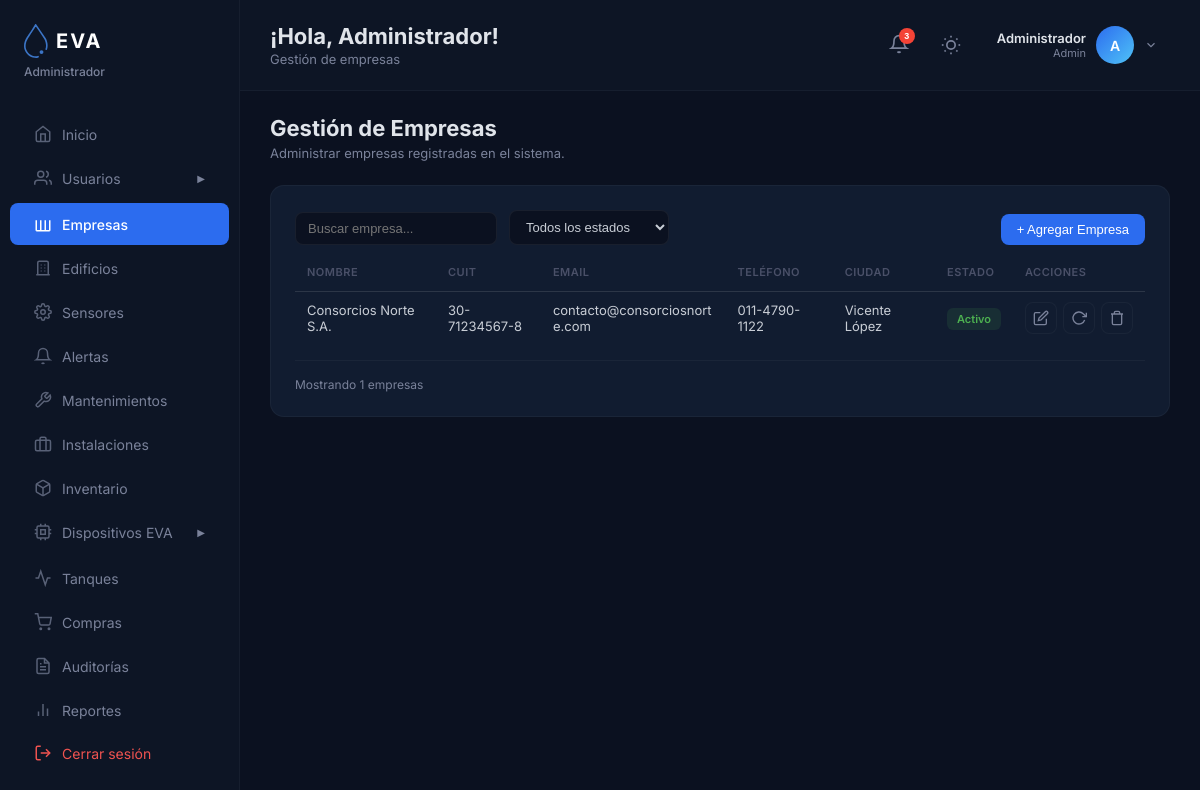
Page /admin/empresas.php (signed in) on the committed database.
### tables this page shows
CREATE TABLE `empresas` (
  `id_empresa` int(11) NOT NULL,
  `nombre` varchar(150) NOT NULL,
  `cuit` varchar(20) DEFAULT NULL,
  `telefono` varchar(30) DEFAULT NULL,
  `email` varchar(150) DEFAULT NULL,
  `direccion` varchar(255) DEFAULT NULL,
  `ciudad` varchar(100) DEFAULT NULL,
  `provincia` varchar(100) DEFAULT NULL,
  `pais` varchar(100) DEFAULT NULL,
  `fecha_alta` datetime DEFAULT current_timestamp(),
  `activo` tinyint(1) DEFAULT 1
);

### admin/empresas.php (the view, shortened to what this page needs)
<?php
require_once(__DIR__ . '/../config/db.php');
$resEmpresas = $conn->query("SELECT * FROM empresas ORDER BY fecha_alta DESC");
$listaEmpresas = [];
if($resEmpresas){ while($e = $resEmpresas->fetch_assoc()) $listaEmpresas[] = $e; }
function empresaBadge($activo){
 return $activo ? '<span class="badge activo">Activo</span>' : '<span class="badge inactivo">Inactivo</span>';
}
?>
<!DOCTYPE html>
<html lang="es">
<head>
<link rel="stylesheet" href="css/admin.css">
</head>
<body>
<?php include __DIR__ . '/includes/sidebar.php'; ?>
<div class="main">
 <?php include __DIR__ . '/includes/header.php'; ?>
 <div class="content">
  <div class="page-header">
   <h2 class="page-title">Gestión de Empresas</h2>
   <p class="page-desc">Administrar empresas registradas en el sistema.</p>
  </div>
  <div class="card">
   <div class="card-header">
    <div class="filters-row">
     <div class="filter-group">
      <input type="text" class="filter-input" id="empresaSearch" placeholder="Buscar empresa...">
     </div>
     <div class="filter-group">
      <select class="filter-input" id="filterEstado">
       <option value="">Todos los estados</option>
      </select>
     </div>
     <div class="filter-group filter-group-btn">
      <button class="btn btn-primary" onclick="abrirModalEmpresa()">+ Agregar Empresa</button>
     </div>
    </div>
   </div>
   <div class="table-responsive">
    <table class="table" id="tablaEmpresas">
     <thead>
      <tr>
       <th>Nombre</th>
       <th>CUIT</th>
       <th>Email</th>
       <th>Teléfono</th>
       <th>Ciudad</th>
       <th>Estado</th>
       <th>Acciones</th>
      </tr>
     </thead>
     <tbody>
      <?php if(count($listaEmpresas) > 0): ?>
       <?php foreach($listaEmpresas as $e): ?>
        <tr data-estado="<?php echo $e['activo']; ?>"
            data-nombre="<?php echo htmlspecialchars(strtolower($e['nombre'])); ?>"
            data-cuit="<?php echo htmlspecialchars(strtolower($e['cuit'])); ?>">
         <td><?php echo htmlspecialchars($e['nombre']); ?></td>
         <td><?php echo htmlspecialchars($e['cuit'] ?: '-'); ?></td>
         <td><?php echo htmlspecialchars($e['email'] ?: '-'); ?></td>
         <td><?php echo htmlspecialchars($e['telefono'] ?: '-'); ?></td>
         <td><?php echo htmlspecialchars($e['ciudad'] ?: '-'); ?></td>
         <td><?php echo empresaBadge($e['activo']); ?></td>
         <td class="actions-cell">
          <button class="btn-icon" title="Editar" onclick="editarEmpresa(<?php echo $e['id_empresa']; ?>)"><svg viewBox="0 0 24 24" fill="none" stroke="currentColor" stroke-width="2" width="16" height="16"><path d="M11 4H4a2 2 0 00-2 2v14a2 2 0 002 2h14a2 2 0 002-2v-7"/><path d="M18.5 2.5a2.121 2.121 0 013 3L12 15l-4 1 1-4 9.5-9.5z"/></svg></button>
          <?php if($e['activo']): ?>
           <button class="btn-icon" title="Desactivar" onclick="toggleEstado(<?php echo $e['id_empresa']; ?>,1)"><svg viewBox="0 0 24 24" fill="none" stroke="currentColor" stroke-width="2" width="16" height="16"><polyline points="23 4 23 10 17 10"/><path d="M20.49 15a9 9 0 11-2.12-9.36L23 10"/></svg></button>
          <?php endif; ?>
          <button class="btn-icon btn-icon-danger" title="Eliminar" onclick="eliminarEmpresa(<?php echo $e['id_empresa']; ?>)"><svg viewBox="0 0 24 24" fill="none" stroke="currentColor" stroke-width="2" width="16" height="16"><polyline points="3 6 5 6 21 6"/><path d="M19 6v14a2 2 0 01-2 2H7a2 2 0 01-2-2V6m3 0V4a2 2 0 012-2h4a2 2 0 012 2v2"/></svg></button>
         </td>
        </tr>
       <?php endforeach; ?>
      <?php else: ?>
       <tr><td colspan="7" style="text-align:center;color:var(--tx4);padding:40px">No hay empresas registradas</td></tr>
      <?php endif; ?>
     </tbody>
    </table>
   </div>
   <div class="table-footer">
    <div class="table-info">Mostrando <span id="empresaCount"><?php echo count($listaEmpresas); ?></span> empresas</div>
   </div>
  </div>
 </div>
</div>
</body>
</html>

### admin/css/admin.css (style rules this page uses)
:root { --bg:#0b1120; --bg2:#111c30; --bg3:#0d1525; --bg4:#1a2540; --tx:#c8cdd5; --tx2:#e0e4ea; --tx3:#fff; --tx4:#7a829a; --tx5:#4a5068; --bd:rgba(255,255,255,0.04); --bd2:rgba(255,255,255,0.06); --bd3:rgba(255,255,255,0.08); --ac:#2c6cef; --ac2:#4fc3f7; --ac3:#42a5f5; --gn:#4caf50; --gn2:#66bb6a; --or:#ff9800; --rd:#f44336; --rd2:#ef5350; --hvr:rgba(255,255,255,0.04); --sbt:rgba(255,255,255,0.03); --inp:rgba(255,255,255,0.06); --alt:rgba(255,255,255,0.02); --alb:rgba(255,255,255,0.05); }
* { margin:0;padding:0;box-sizing:border-box }
body { font-family:'Inter',sans-serif;background:var(--bg);color:var(--tx);display:flex;min-height:100vh;overflow-x:hidden;transition:background .3s,color .3s;width:100% }
.main { flex:1;margin-left:240px;display:flex;flex-direction:column;min-width:0;width:calc(100% - 240px);overflow-x:hidden }
.content { padding:24px 30px;flex:1;min-width:0;overflow-x:hidden }
.page-header { margin-bottom:24px }
.page-title { font-size:22px;font-weight:700;color:var(--tx2);margin-bottom:4px }
.page-desc { font-size:13px;color:var(--tx4) }
.card { background:var(--bg2);border:1px solid var(--bd);border-radius:14px;padding:24px;min-width:0;overflow:hidden }
.card-header { display:flex;align-items:center;justify-content:space-between;margin-bottom:20px }
.table { width:100%;border-collapse:collapse }
.table th { font-size:11px;font-weight:600;color:var(--tx5);text-transform:uppercase;letter-spacing:.5px;text-align:left;padding:0 12px 12px;border-bottom:1px solid var(--bd2) }
.table td { font-size:13px;color:var(--tx);padding:10px 12px;border-bottom:1px solid var(--bd);word-break:break-word }
.table tr:last-child td { border-bottom:none }
.table .badge { padding:4px 10px;border-radius:6px;font-size:11px;font-weight:600;white-space:nowrap }
.table .badge.activo { background:rgba(76,175,80,0.12);color:var(--gn) }
.table-responsive { overflow-x:auto;-webkit-overflow-scrolling:touch }
.table-footer { display:flex;align-items:center;justify-content:space-between;margin-top:16px;padding-top:16px;border-top:1px solid var(--bd) }
.table-info { font-size:12px;color:var(--tx4) }
.filters-row { display:flex;flex-wrap:wrap;gap:12px;align-items:flex-end;width:100% }
.filter-group { display:flex;flex-direction:column;gap:4px }
.filter-group-btn { flex-direction:row;align-items:flex-end;margin-left:auto }
.filter-input { padding:8px 12px;border:1px solid var(--bd2);border-radius:8px;background:var(--bg);color:var(--tx);font-size:13px;transition:border-color .2s;min-width:160px }
select.filter-input { cursor:pointer }
.btn { padding:8px 16px;border:none;border-radius:8px;font-size:13px;font-weight:500;cursor:pointer;transition:all .2s;display:inline-flex;align-items:center;gap:6px }
.btn-primary { background:var(--ac);color:#fff }
.btn-icon { width:32px;height:32px;border:1px solid var(--bd);border-radius:8px;background:var(--bg2);color:var(--tx4);cursor:pointer;display:flex;align-items:center;justify-content:center;transition:all .2s }
.actions-cell { display:flex;gap:6px;flex-wrap:nowrap }

### rows in the picture
empresas: nombre "Consorcios Norte S.A.", cuit "30-71234567-8", email "contacto@consorciosnorte.com", telefono "011-4790-1122", ciudad "Vicente López", activo "Activo"

### other values in the picture
$_SESSION['nombre'] "Administrador"
$pageSubtitle "Gestión de empresas"
count($listaEmpresas) "1"
